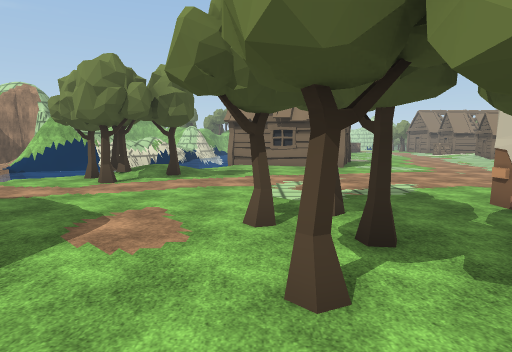
[1] (above)

24 first-person views from a walk through a Unity game level. The camera is 1.4 m above the floor, tilts 6° down and sees 75° across. The floor is counted in squares, 2 m on a side. Each view is taken from the middle of a square. On the plan, view 1 faces up. The plan holds only what a view shows up to about 10 squares ahead; the rest is blank. The place goes on beyond the plan. Some animated figures are not drawn. Some surface patterns are stand-ins.

[2]
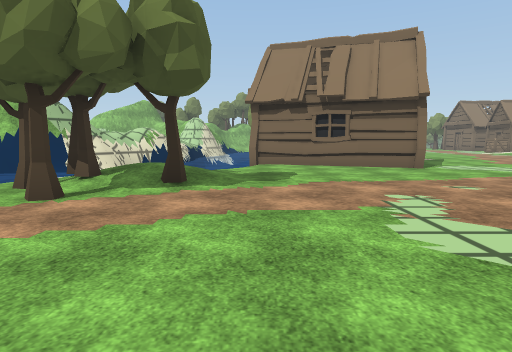

[3]
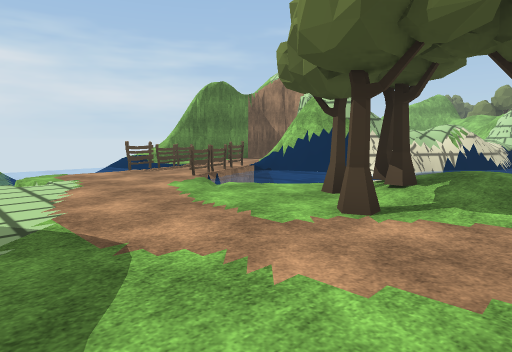

[4]
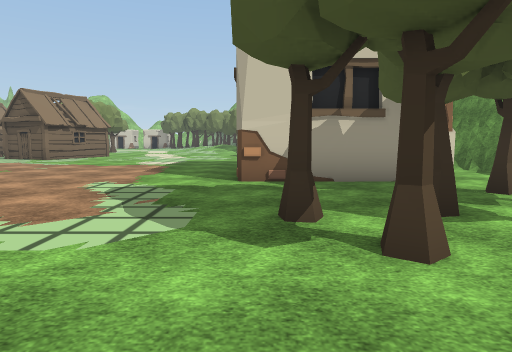

[5]
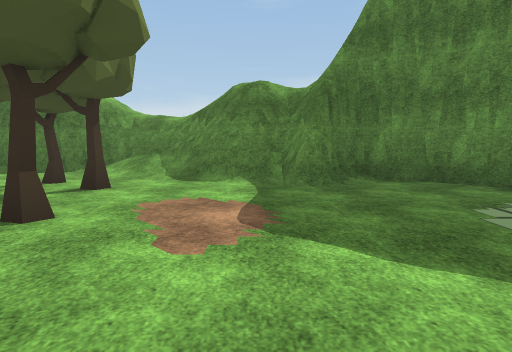

[6]
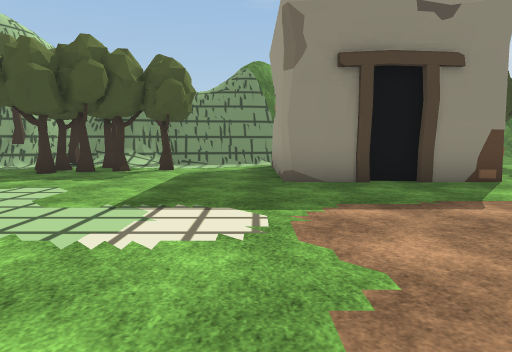

[7]
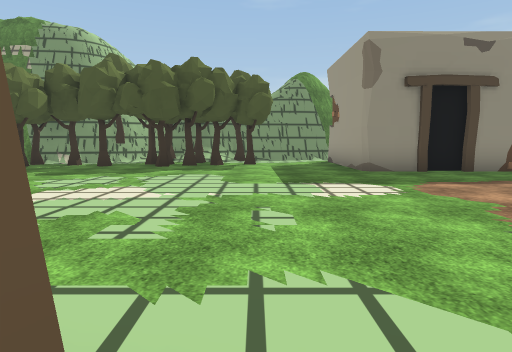

[8]
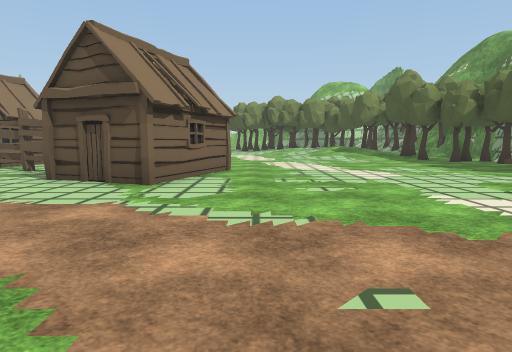

[9]
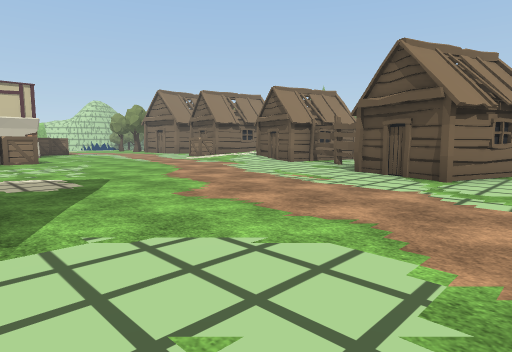

[10]
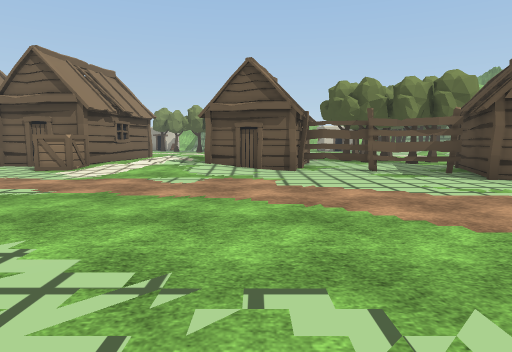

[11]
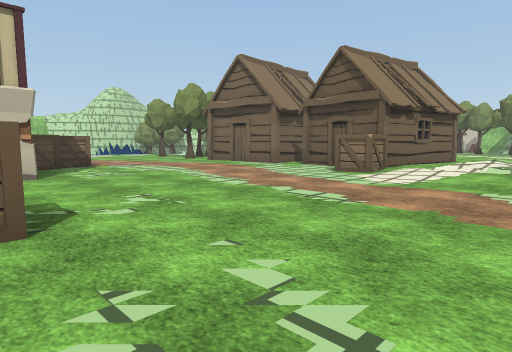

[12]
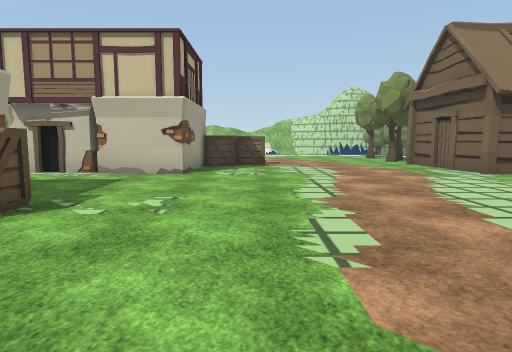

[13]
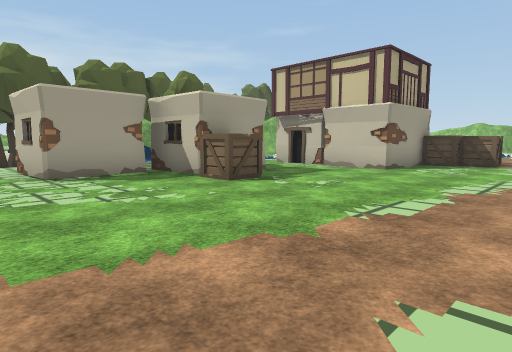

[14]
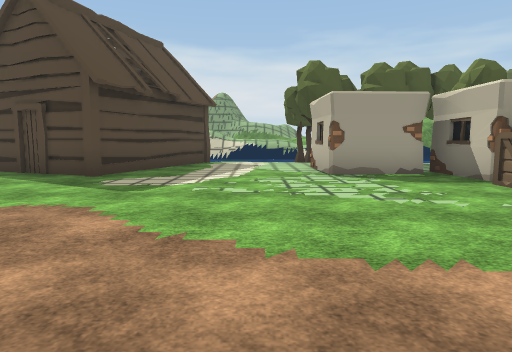

[15]
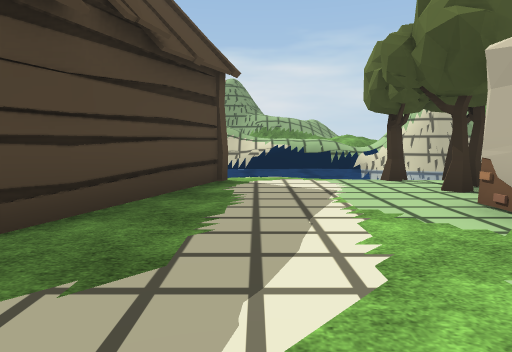

[16]
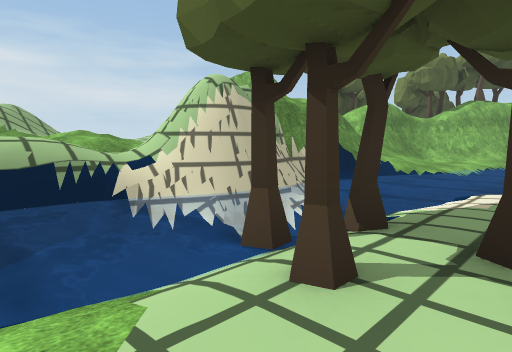

[17]
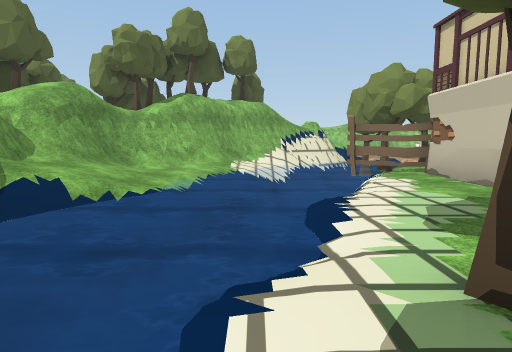

[18]
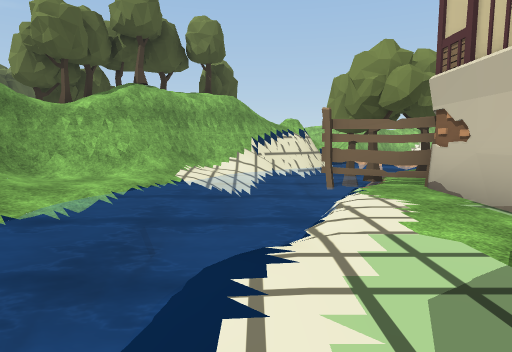

[19]
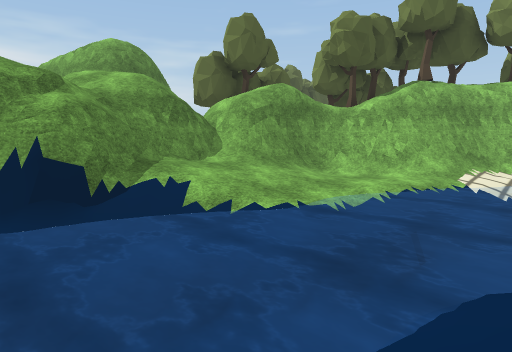

[20]
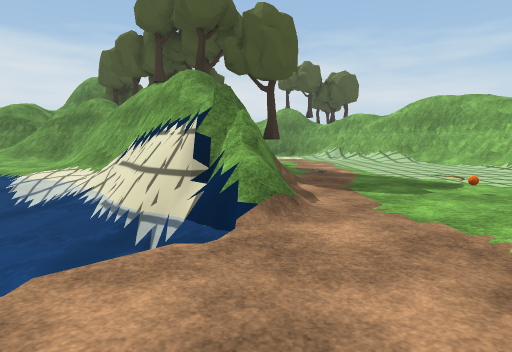

[21]
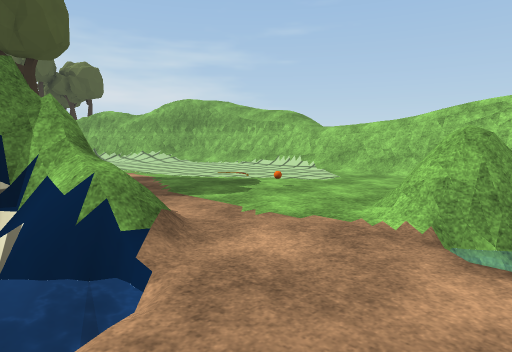

[22]
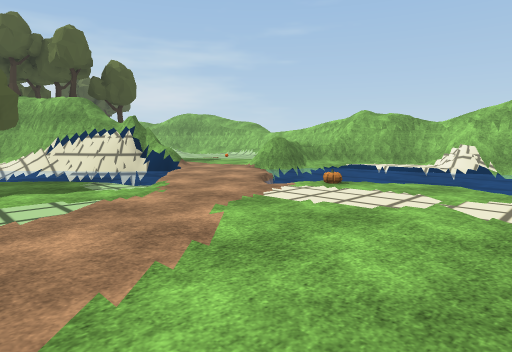

[23]
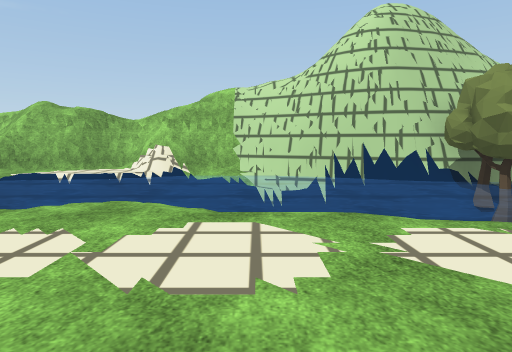

[24]
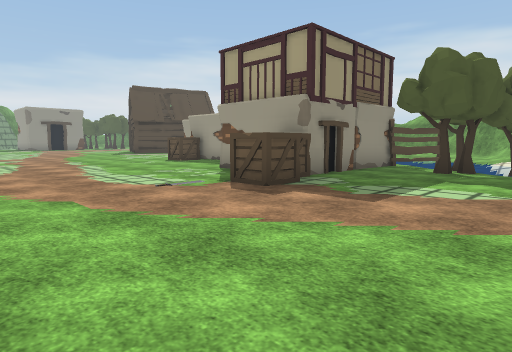

### Floor plan
Key: @ floor where view 1 was taken; # wall or solid block; x gap in a wall; . main floor; : floor 0.25 m higher than the main floor; - floor 0.25 m lower than the main floor; + floor 0.5 m higher than the main floor; * floor 0.75 m higher than the main floor; / step, stairs or slope; = window, fence, low wall or low ledge; ~ water the walk can cross; ≈ water the walk keeps out of; ^ raised ledge; v drop or lower ground; T tree; F fence; H hut; C crate; O other object.
Columns run from 11 left of view 1 to 15 right of it. Each row starts with its distance up from view 1.
 44         #########
 43         ///////#######
 42         ........ ##.#######
 41         ......./=.≈≈≈≈≈≈≈≈#
 40         ........=≈≈≈≈≈≈≈≈≈≈
 39         ......../≈≈≈≈≈≈≈≈≈≈
 38         ..///..../≈≈≈--≈≈≈≈
 37           #####/...≈...../-
 36          T#####≈≈.........
 35       TTT ####≈≈≈~.......
 34       *TT##^^≈≈≈~-.......
 33     T  ###^^≈≈T~.........
 32     T###v^^^≈≈T-T........
 31     T  #^^^≈≈FF..........
 30       ##^^^≈≈≈F####CC....H
 29       #^^^≈≈≈-.####......H
 28        #^^≈≈≈..####......H
 27        #^^≈≈-............HH
 26        ##≈≈≈-.  ..........H
 25        ##≈≈~..  .........H
 24         #≈≈-T T #.......CC
 23         #≈≈-T .##C......./.
 22      ^ ##≈≈T.  #........///
 21      ^^^≈≈T.T.##........://
 20        #≈≈≈T............/H
 19        #≈≈~.............H
 18        #≈≈/.............FFH
 17        #≈≈ ##...........F..
 16       ##    ####........F..
 15      ##       ##.......F...
 14     ##≈  ≈x####.......HHH.T
 13    ##/   ~...##.......H.H.T
 12   /≈≈≈~  /.............HH.
 11  .F≈≈≈   /.................
 10 .F.F≈≈/T+/.................
  9 ≈F.F~//T/T.................
  8 ≈≈.....T...................
  7 ≈≈.........................
  6 ≈≈≈........................
  5      .......T..####........
  4       .....T...#  #.....TT.
  3       ......TT.#  #..TTTT.T
  2      #.....T.T.#  #.../OT#T
  1      #####/.T....  .//T####
  0         ###@/.....#
 -1           ^^#######
 -2            ^

Positions as (right, up) in squares from view 1, and headings:
1: (0, 0), facing up
2: (-1, 4), facing up
3: (-2, 5), facing up-left
4: (-2, 5), facing right
5: (-2, 7), facing down
6: (8, 11), facing down
7: (10, 13), facing down
8: (5, 11), facing right
9: (4, 11), facing up-right
10: (5, 19), facing right
11: (6, 20), facing up-right
12: (9, 20), facing up
13: (11, 19), facing up-left
14: (11, 19), facing left
15: (6, 18), facing left
16: (1, 19), facing up-left
17: (0, 23), facing up
18: (1, 25), facing up
19: (1, 25), facing up-left
20: (7, 37), facing left
21: (6, 36), facing up-left
22: (12, 32), facing up-left
23: (12, 34), facing up
24: (13, 34), facing down-left
